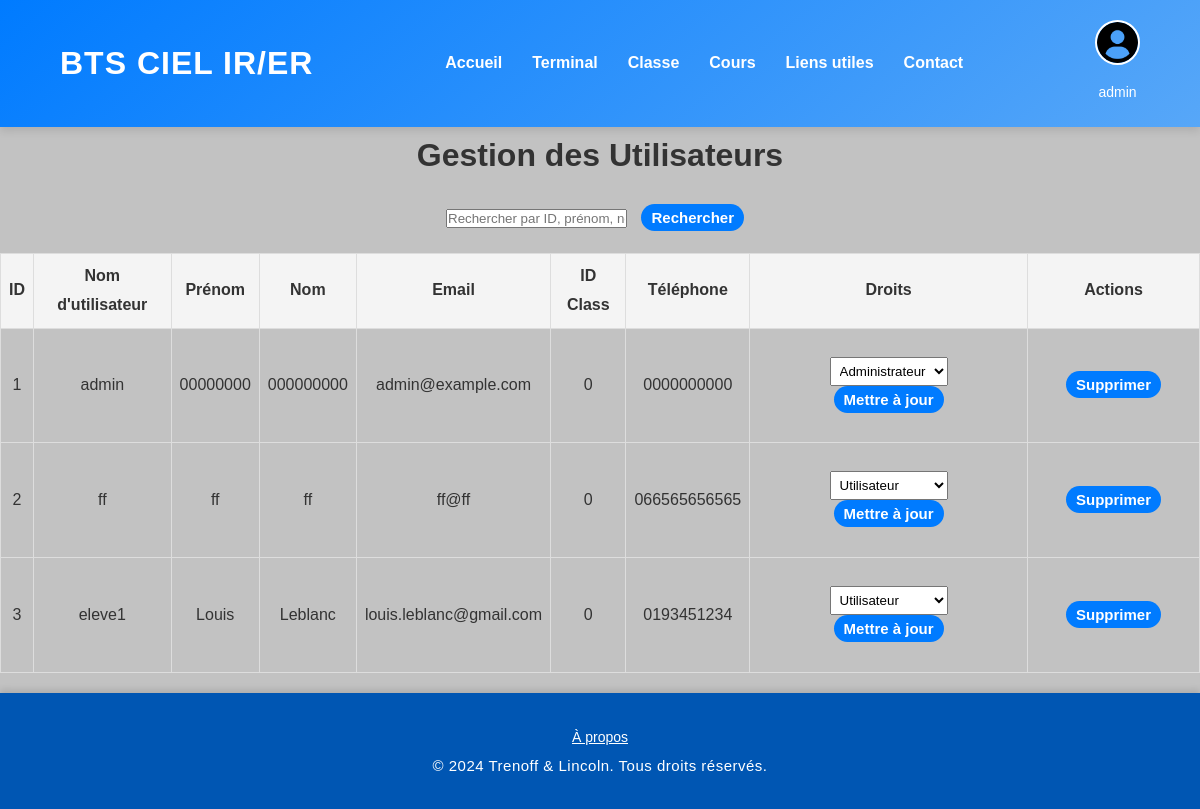
Screenshot of /admin/manage_users (signed in) with the database file from the repository.
### webapp/pyfile/config/model.py (models this page shows, shortened)
class User(db.Model):
    id = db.Column(db.Integer, primary_key=True, nullable=False)
    date = db.Column(db.Date, nullable=False)
    id_classe = db.Column(db.Integer, db.ForeignKey('classe.id'), nullable=False)  # Foreign key to the Classe table
    username = db.Column(db.String(255), nullable=False)
    firstname = db.Column(db.String(300), nullable=False)
    lastname = db.Column(db.String(300), nullable=False)
    mail = db.Column(db.String(50), nullable=False)
    password = db.Column(db.String(400), nullable=False)
    phoneNumber = db.Column(db.String(100), nullable=False)
    right = db.Column(db.String(100), nullable=False)

### webapp/admin.py (the view)
@administrator.route('/admin/manage_users', methods=['GET', 'POST'])
@admin_required
def manage_users():
    search_query = request.args.get('search', '')
    if search_query:
        users = User.query.filter(
            (User.id.ilike(f'%{search_query}%')) |
            (User.username.ilike(f'%{search_query}%')) |
            (User.firstname.ilike(f'%{search_query}%')) |
            (User.lastname.ilike(f'%{search_query}%'))
        ).all()
    else:
        users = User.query.all()
    return render_template('/users/manage_users.html', users=users)

### webapp/app.py (called while the page is built)
@app.context_processor
def inject_user():
    user = session.get('username')  # Récupère l'utilisateur depuis la session
    return dict(user=user)

@app.context_processor
def inject_functions():
    return dict(what_day_month=what_day_month)

### webapp/decoration.py (called while the page is built)
def admin_required(f):
    @wraps(f)
    def decorated_function(*args, **kwargs):
        if 'username' in session and session.get('right') == 'admin':
            return f(*args, **kwargs)
        else:
            flash("Vous n'avez pas l'autorisation d'accéder à cette page.", 'error')
            return redirect(url_for('users.login'))
    return decorated_function

### webapp/templates/users/manage_users.html (shortened to what this page needs)
{% extends "base.html" %}
{% block content %}
<link rel="stylesheet" href="{{ url_for('static', filename='manage_users_style.css') }}">
<h1>Gestion des Utilisateurs</h1>
<form method="GET" action="{{ url_for('admin.manage_users') }}">
    <input type="text" name="search" placeholder="Rechercher par ID, prénom, nom ou pseudo" value="{{ request.args.get('search', '') }}">
    <button type="submit">Rechercher</button>
</form>
<table>
    <thead>
        <tr>
            <th>ID</th>
            <th>Nom d'utilisateur</th>
            <th>Prénom</th>
            <th>Nom</th>
            <th>Email</th>
            <th>ID Class</th>
            <th>Téléphone</th>
            <th>Droits</th>
            <th>Actions</th>
        </tr>
    </thead>
    <tbody>
        {% for user in users %}
        <tr>
            <td>{{ user.id }}</td>
            <td>{{ user.username }}</td>
            <td>{{ user.firstname }}</td>
            <td>{{ user.lastname }}</td>
            <td>{{ user.mail }}</td>
            <td>{{ user.id_classe }}</td>
            <td>{{ user.phoneNumber }}</td>
            <td>
                <form method="POST" action="{{ url_for('admin.update_user', id=user.id) }}">
                    <select name="right">
                        <option value="user" {% if user.right == 'user' %}selected{% endif %}>Utilisateur</option>
                        <option value="admin" {% if user.right == 'admin' %}selected{% endif %}>Administrateur</option>
                    </select>
                    <button type="submit">Mettre à jour</button>
                </form>
            </td>
            <td>
                <form method="POST" action="{{ url_for('admin.delete_user', id=user.id) }}">
                    <button type="submit" onclick="return confirm('Êtes-vous sûr de vouloir supprimer cet utilisateur ?')">Supprimer</button>
                </form>
            </td>
        </tr>
        {% endfor %}
    </tbody>
</table>
{% endblock %}

### webapp/static/css/base_style.css (style rules this page uses)
* { margin: 0; padding: 0; box-sizing: border-box; font-family: 'Poppins', sans-serif; }
body { line-height: 1.8; background: #8080807a; color: #333; }
a, button { transition: background-color 0.3s ease, color 0.3s ease; }
button { background-color: #1c1c1c; color: white; border: none; padding: 10px 25px; font-size: 15px; font-weight: 600; border-radius: 50px; cursor: pointer; margin: 0 10px; transition: background-color 0.3s ease, transform 0.3s ease; }

### webapp/static/manage_users_style.css (style rules this page uses)
main h1 { text-align: center; }
main form { margin: 20px; text-align: center; }
main table { width: 100%; border-collapse: collapse; margin: 20px 0; }
main table, th, td { border: 1px solid #ddd; }
main th, td { padding: 8px; text-align: center; }
main th { background-color: #f4f4f4; }
main button { padding: 5px 10px; border: none; color: white; background-color: #007bff; cursor: pointer; }
main select { padding: 5px; }

### rows the page displays
User: id "1", username "admin", firstname "00000000", lastname "000000000", mail "admin@example.com", id_classe "0", phoneNumber "0000000000", right "Administrateur"
User: id "2", username "ff", firstname "ff", lastname "ff", mail "ff@ff", id_classe "0", phoneNumber "066565656565", right "Utilisateur"
User: id "3", username "eleve1", firstname "Louis", lastname "Leblanc", mail "louis.leblanc@gmail.com", id_classe "0", phoneNumber "0193451234", right "Utilisateur"

### other values shown
{{ user }} "admin"
